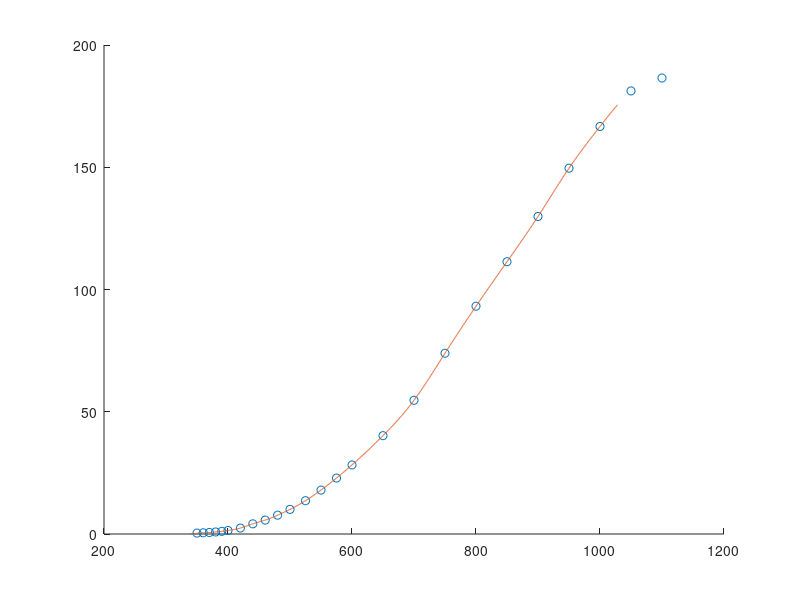
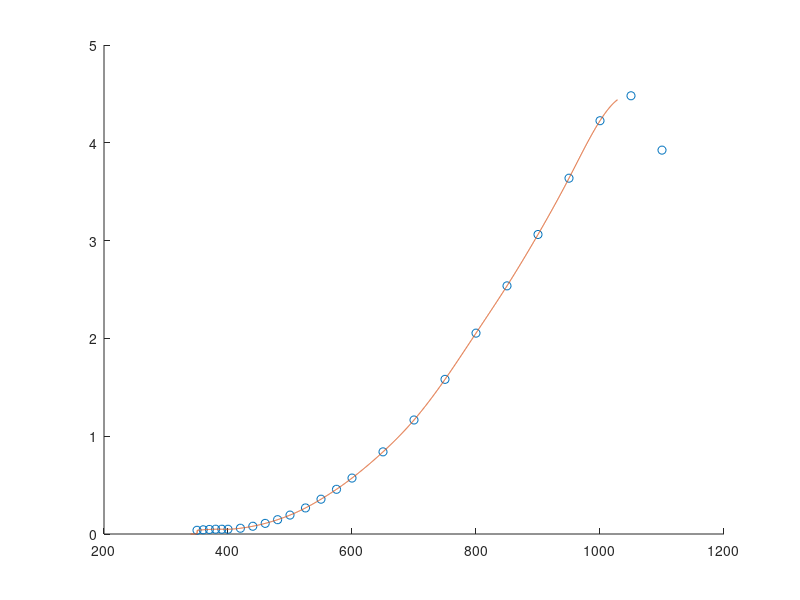
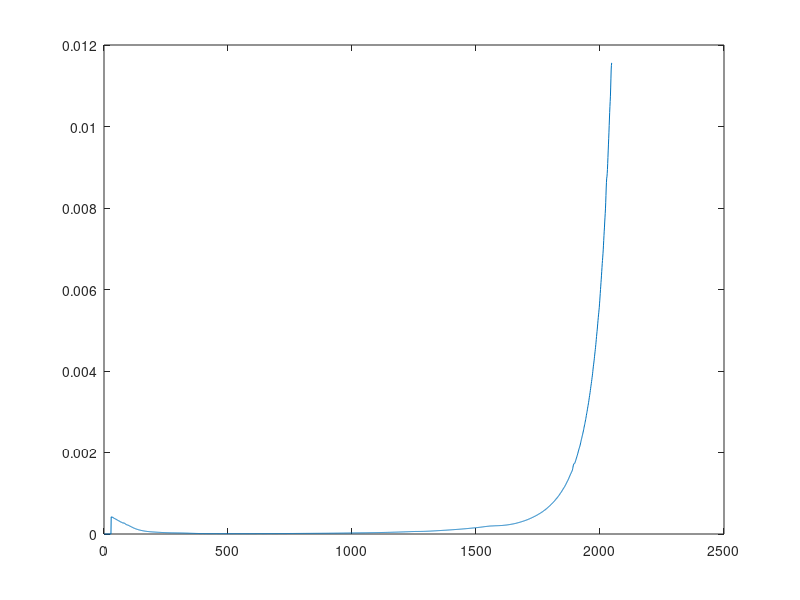
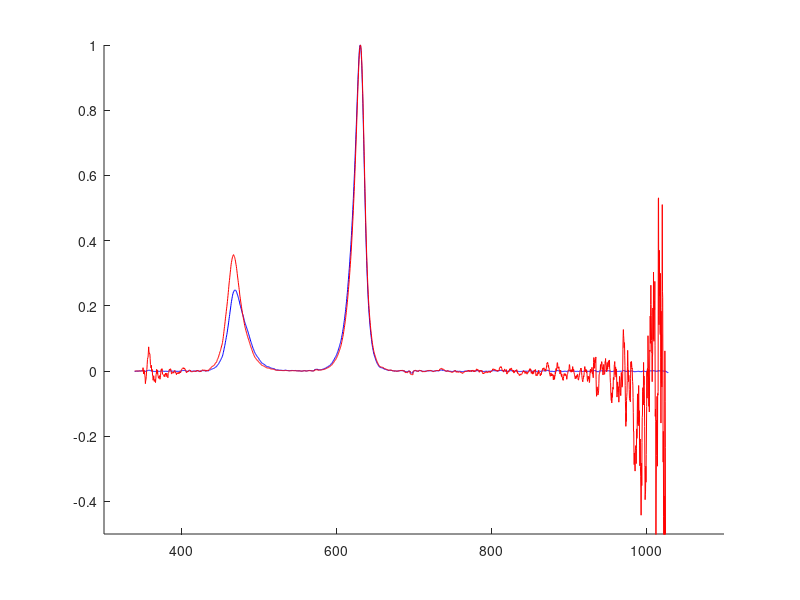

Source code (MATLAB) for these figures, in order: (Note: this script raises an error after producing the figures.)
%% Written to obtain calibrated spectral/colorimetric data from Ocean Optics USB2000+
% Using calibration data taken from CD provided with HL lamp

%% Load Data

clc, clear, close all

rootdir = 'C:\Users\cege-user\Dropbox\Documents\MATLAB\SmallSphere\Hardware Specs\Ocean Optics';
cd(rootdir)

try
    load('OceanOptics Characterisation.mat')
    
catch %if the above file isn't available, create data set from excel
    filename=fullfile(rootdir,'OceanOptics Characterisation.xlsx');
    Data_HL_cal  = xlsread(filename, 1,'A1:D25');
    Data_HL_on   = xlsread(filename, 2,'A2:B2049');
    Data_HL_off  = xlsread(filename, 3,'A2:B2049');
    Data_SPH_off = xlsread(filename, 4,'A2:B2049');
    Data_SPH_RB  = xlsread(filename, 5,'A2:B2049');
    Data_SPH_UVA = xlsread(filename, 6,'A2:B2049');
    save('OceanOptics Characterisation.mat')
end


%% Dark field correction
Data_HL_dfc       =   Data_HL_on(:,2)-Data_HL_off(:,2);
Data_SPH_RB_dfc   =   Data_SPH_RB(:,2)-Data_SPH_off(:,2);
Data_SPH_UVA_dfc  =   Data_SPH_UVA(:,2)-Data_SPH_off(:,2);

% figure, hold on, 
% plot(Data_HL_on(:,1),Data_HL_on(:,2))
% plot(Data_HL_on(:,1),Data_HL_dfc)
% 
% figure, hold on, 
% plot(Data_SPH_RB(:,1),Data_SPH_RB(:,2))
% plot(Data_SPH_RB(:,1),Data_SPH_RB_dfc)
% 
% figure, hold on, 
% plot(Data_SPH_UVA(:,1),Data_SPH_UVA(:,2))
% plot(Data_SPH_UVA(:,1),Data_SPH_UVA_dfc)

%% interpolate lamp calibration data

Data_HL_cal_interp=zeros(2048,4); %pre-allocation
Data_HL_cal_interp(:,1)=Data_HL_off(:,1); %lambda
Data_HL_cal_interp(:,3)=Data_HL_off(:,1); %lambda 
%(sticking to 4 columns to mimic Data_HL_cal)

Data_HL_cal_interp(29:end,2) = ...  %from 29 bc HL_cal starts at 350nm, (:,2) = Cosine corrector
    interp1(Data_HL_cal(:,1),...    %lambda in original
    Data_HL_cal(:,2),...            %power in original
    Data_HL_off(29:end,1),...       %lambda in new
    'spline');

Data_HL_cal_interp(29:end,4) = ...  %(:,4) = bare optical fibre
    interp1(Data_HL_cal(:,3),...    %lambda in original
    Data_HL_cal(:,4),...            %power in original
    Data_HL_off(29:end,1),...       %lambda in new
    'spline');

figure, hold on
plot(Data_HL_cal(:,1),Data_HL_cal(:,2),'o')
plot(Data_HL_cal_interp(:,1),Data_HL_cal_interp(:,2))

figure, hold on
plot(Data_HL_cal(:,3),Data_HL_cal(:,4),'o')
plot(Data_HL_cal_interp(:,3),Data_HL_cal_interp(:,4))

%% Create correction vector
correction_vector=zeros(2048,1); 
correction_vector = Data_HL_cal_interp(:,4)./Data_HL_dfc;
figure,
plot(correction_vector)
%save('correction vector','correction_vector')

%differences if 
%Data_HL_cal_interp(:,4) (nomimally bare fibre)
%replaced with
%Data_HL_cal_interp(:,2) (nominally Cosine corrected)

%% Apply correction vector to SPH data

Data_SPH_RB_cor     =Data_SPH_RB_dfc.*correction_vector;
Data_SPH_UVA_cor    =Data_SPH_UVA_dfc.*correction_vector;

figure, hold on
plot(Data_HL_off(:,1),Data_SPH_RB_dfc./max(Data_SPH_RB_dfc),'b');
plot(Data_HL_off(:,1),Data_SPH_RB_cor./max(Data_SPH_RB_cor),'r');
axis([300 1100 -.5 1])

figure, hold on
plot(Data_HL_off(:,1),Data_SPH_UVA_dfc./max(Data_SPH_UVA_dfc),'b');
plot(Data_HL_off(:,1),Data_SPH_UVA_cor./max(Data_SPH_UVA_cor),'r');
axis([300 1100 -.5 1])

figure, hold on
plot(Data_HL_off(:,1),Data_SPH_RB_cor,'r'); %tiwce for stripy graph
plot(Data_HL_off(:,1),Data_SPH_RB_cor,'b--');

plot(Data_HL_off(:,1),Data_SPH_UVA_cor,'b');
plot(Data_HL_off(:,1),Data_SPH_UVA_cor,'y--');
axis([350 700 -.1 1.5]);

%% split LEDs
Data_LEDred=zeros(size(Data_SPH_RB_cor));
Data_LEDred(565:920)=Data_SPH_RB_cor(565:920); %550:675nm

Data_LEDblue=zeros(size(Data_SPH_RB_cor));
Data_LEDblue(226:565)=Data_SPH_RB_cor(226:565); %425:550nm

Data_LEDamber=zeros(size(Data_SPH_UVA_cor));
Data_LEDamber(565:847)=Data_SPH_UVA_cor(565:847); %550:650nm

Data_LEDuv=zeros(size(Data_SPH_UVA_cor));
Data_LEDuv(81:360)=Data_SPH_UVA_cor(81:360); %370:475nm

figure, hold on, 
plot(Data_HL_off(:,1),Data_LEDred/max(Data_LEDred),'r');
plot(Data_HL_off(:,1),Data_LEDblue/max(Data_LEDblue),'b');
plot(Data_HL_off(:,1),Data_LEDamber/max(Data_LEDamber),'y');
plot(Data_HL_off(:,1),Data_LEDuv/max(Data_LEDuv),'Color',[0.5,0,0.5]);

xlim([350 700])
xlabel('Wavlength (nm)')
ylim([0 1])
yticks(ylim)
ylabel('Normalised SPD')

%save2pdf('LED_SPDs')
%% Calculate chromaticity

%load CIE data
ciefile = fullfile('C:','Users','cege-user','Dropbox','UCL','Data',...
    'Colour Standards','CIE colorimetric data','CIE_colorimetric_tables.xls');
ciedata= xlsread(ciefile,'1964 col observer','A6:D86');
% figure, plot(ciedata(:,1),ciedata(:,2),...
%     ciedata(:,1),ciedata(:,3),
%     ciedata(:,1),ciedata(:,4))
% legend('show')
cielambda=ciedata(:,1);
xbar=ciedata(:,2);
ybar=ciedata(:,3);
zbar=ciedata(:,4);

xbar_int=zeros(2048,1);
xbar_int(107:1231)= interp1(cielambda,xbar,Data_HL_off(107:1231,1));
ybar_int=zeros(2048,1);
ybar_int(107:1231)= interp1(cielambda,ybar,Data_HL_off(107:1231,1));
zbar_int=zeros(2048,1);
zbar_int(107:1231)= interp1(cielambda,zbar,Data_HL_off(107:1231,1));

RB_XYZ=zeros(3,1);
RB_XYZ(1)=xbar_int'*Data_SPH_RB_cor;
RB_XYZ(2)=ybar_int'*Data_SPH_RB_cor;
RB_XYZ(3)=zbar_int'*Data_SPH_RB_cor;
RB_xy(1)=RB_XYZ(1)/sum(RB_XYZ);
RB_xy(2)=RB_XYZ(2)/sum(RB_XYZ);

UVA_XYZ=zeros(3,1);
UVA_XYZ(1)=xbar_int'*Data_SPH_UVA_cor;
UVA_XYZ(2)=ybar_int'*Data_SPH_UVA_cor;
UVA_XYZ(3)=zbar_int'*Data_SPH_UVA_cor;
UVA_xy(1)=UVA_XYZ(1)/sum(UVA_XYZ);
UVA_xy(2)=UVA_XYZ(2)/sum(UVA_XYZ);

figure, hold on
drawChromaticity('1931') % github.com/da5nsy/General

scatter(RB_xy(1),RB_xy(2),'r')
text(RB_xy(1),RB_xy(2),'RB')
scatter(UVA_xy(1),UVA_xy(2),'b')
text(UVA_xy(1),UVA_xy(2),'UVA')

%% Calculate chromaticity of indvidual channels

%load CIE data
ciefile = fullfile('C:','Users','cege-user','Dropbox','UCL','Data',...
    'Colour Standards','CIE colorimetric data','CIE_colorimetric_tables.xls');
ciedata= xlsread(ciefile,'1964 col observer','A6:D86');
% figure, plot(ciedata(:,1),ciedata(:,2),...
%     ciedata(:,1),ciedata(:,3),
%     ciedata(:,1),ciedata(:,4))
% legend('show')
cielambda=ciedata(:,1);
xbar=ciedata(:,2);
ybar=ciedata(:,3);
zbar=ciedata(:,4);

xbar_int=zeros(2048,1);
xbar_int(107:1231)= interp1(cielambda,xbar,Data_HL_off(107:1231,1));
ybar_int=zeros(2048,1);
ybar_int(107:1231)= interp1(cielambda,ybar,Data_HL_off(107:1231,1));
zbar_int=zeros(2048,1);
zbar_int(107:1231)= interp1(cielambda,zbar,Data_HL_off(107:1231,1));
R_XYZ=zeros(3,1);
R_XYZ(1)=xbar_int'*Data_LEDred;
R_XYZ(2)=ybar_int'*Data_LEDred;
R_XYZ(3)=zbar_int'*Data_LEDred;
R_xy(1)=R_XYZ(1)/sum(R_XYZ);
R_xy(2)=R_XYZ(2)/sum(R_XYZ);

B_XYZ=zeros(3,1);
B_XYZ(1)=xbar_int'*Data_LEDblue;
B_XYZ(2)=ybar_int'*Data_LEDblue;
B_XYZ(3)=zbar_int'*Data_LEDblue;
B_xy(1)=B_XYZ(1)/sum(B_XYZ);
B_xy(2)=B_XYZ(2)/sum(B_XYZ);

A_XYZ=zeros(3,1);
A_XYZ(1)=xbar_int'*Data_LEDamber;
A_XYZ(2)=ybar_int'*Data_LEDamber;
A_XYZ(3)=zbar_int'*Data_LEDamber;
A_xy(1)=A_XYZ(1)/sum(A_XYZ);
A_xy(2)=A_XYZ(2)/sum(A_XYZ);

U_XYZ=zeros(3,1);
U_XYZ(1)=xbar_int'*Data_LEDuv;
U_XYZ(2)=ybar_int'*Data_LEDuv;
U_XYZ(3)=zbar_int'*Data_LEDuv;
U_xy(1)=U_XYZ(1)/sum(U_XYZ);
U_xy(2)=U_XYZ(2)/sum(U_XYZ);

figure, hold on
drawChromaticity('1931')

plot([U_xy(1),A_xy(1)],[U_xy(2),A_xy(2)],'k')
plot([R_xy(1),B_xy(1)],[R_xy(2),B_xy(2)],'k')

scatter(R_xy(1),R_xy(2),'r','filled')
text(R_xy(1)+.03,R_xy(2),'R')
scatter(B_xy(1),B_xy(2),'b','filled')
text(B_xy(1)+.03,B_xy(2),'B')
scatter(A_xy(1),A_xy(2),'y','filled')
text(A_xy(1)+.03,A_xy(2),'A')
scatter(U_xy(1),U_xy(2),[],[0.5,0,0.5],'filled')
text(U_xy(1)+.03,U_xy(2),'U')

save led_xy.mat R_xy B_xy A_xy U_xy ;

%save2pdf('LED_cross')
